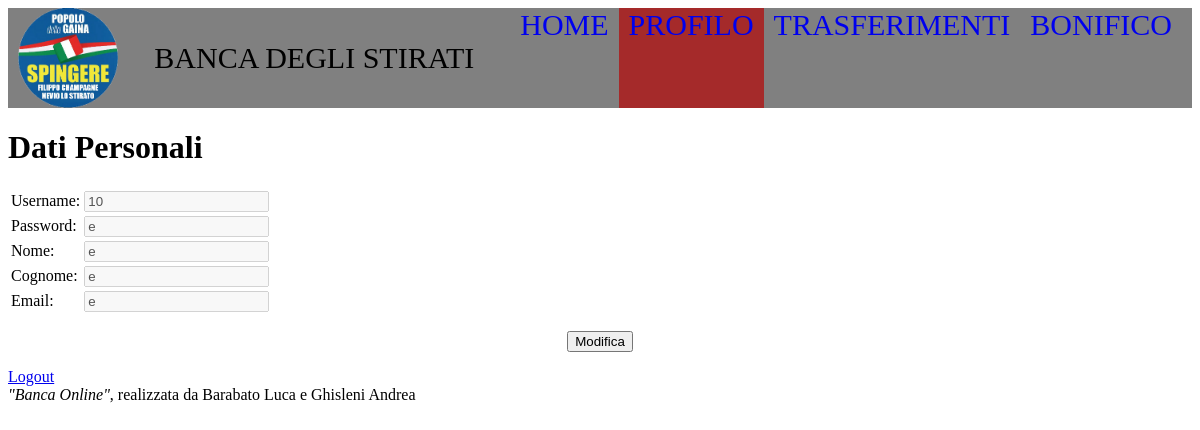
The page /Pagine/Profilo.php (signed in) on the database its author committed.
### tables this page shows
CREATE TABLE IF NOT EXISTS `utenti` (
  `ID` int(11) NOT NULL AUTO_INCREMENT,
  `Nome` varchar(50) NOT NULL,
  `Cognome` varchar(50) NOT NULL,
  `Email` varchar(100) NOT NULL,
  `Password` varchar(100) NOT NULL,
  PRIMARY KEY (`ID`)
);

### Pagine/Profilo.php (the view, shortened to what this page needs)
<?php
    $username = $_SESSION["ID"];
    require('../data/connessione.php');
	$strmodifica = "Modifica";
	$strconferma = "Conferma";
	$modifica = false;
?>
<!DOCTYPE html>
<html lang="en">
<head>
    <link rel="stylesheet" href="../style.css">
</head>
<body>
    <div class="contenitorepagina">
        <nav>
            <div class="logo"><a href="../index.php"><img src="../Immagini/logostirati.png"></a></div>
            <div class="titolo-centrale">BANCA DEGLI STIRATI</div>
            <div class="prova">
                <div class="provacontenitore"><a href="../index.php">HOME</a></div>
                <div class="provacontenitore"><a href="Profilo.php" class="attiva">PROFILO</a></div>
                <div class="provacontenitore"><a href="Trasferimenti.php">TRASFERIMENTI</a></div>
                <div class="provacontenitore"><a href="Bonifico.php">BONIFICO</a></div>
            </div>
        </nav>
        <h1>Dati Personali</h1>
		<?php
			$sql = "SELECT ID, Password, Nome, Cognome, Email
				FROM utenti
				WHERE ID='$username'";
			$ris = $conn->query($sql) or die("<p>Query fallita!</p>");
			$row = $ris->fetch_assoc();
		?>
		<form action="" method="post">
			<table id="tab_dati_personali">
				<tr>
					<td>Username:</td> <td><input class="input_dati_personali" type="text" name="username" value="<?php echo $row["ID"]; ?>" disabled="disabled"></td>
				</tr>
				<tr>
					<td>Password:</td> <td><input class="input_dati_personali" type="text" name="password" value="<?php echo $row["Password"]; ?>" <?php if(!$modifica) echo "disabled='disabled'"?>></td>
				</tr>
				<tr>
					<td>Nome:</td> <td><input class="input_dati_personali" type="text" name="nome" value="<?php echo $row["Nome"]; ?>" <?php if(!$modifica) echo "disabled='disabled'"?>></td>
				</tr>
				<tr>
					<td>Cognome:</td> <td><input type="text" class="input_dati_personali" name="cognome" value="<?php echo $row["Cognome"]; ?>" <?php if(!$modifica) echo "disabled='disabled'"?>></td>
				</tr>
				<tr>
					<td>Email:</td> <td><input type="text" class="input_dati_personali" name="email" value="<?php echo $row["Email"]; ?>" <?php if(!$modifica) echo "disabled='disabled'"?>></td>
				</tr>
			</table>
			<p style="text-align: center">
				<input type="submit" name="pulsante_modifica" value="<?php if($modifica==false) echo $strmodifica; else echo $strconferma; ?>">
			</p>
		</form>
        <a href="../data/logout.php">Logout</a>
    </div>
    <?php
		include('footer.php')
	?>
</body>
</html>

### style.css (style rules this page uses)
* { box-sizing: border-box; }
html { padding: 0;margin:0 }
nav { position: sticky; top: 0; display:flex; flex-direction: row;flex-wrap: nowrap; align-items: center;justify-content: space-between;height: 100px; font-size: 30px; padding: 0px 10px; background-color: gray; }
.logo { height: 100%; }
.logo img { height:100%; }
.prova { display:flex; flex-direction: row; flex-wrap: nowrap; height:100% }
.provacontenitore { height:100%; }
.provacontenitore a { display:block;text-decoration: none;height:100%;padding: 0 10px }
.provacontenitore a.attiva { background-color: brown; }

### rows shown on the page
utenti: username "10", password "e", nome "e", cognome "e", email "e"
